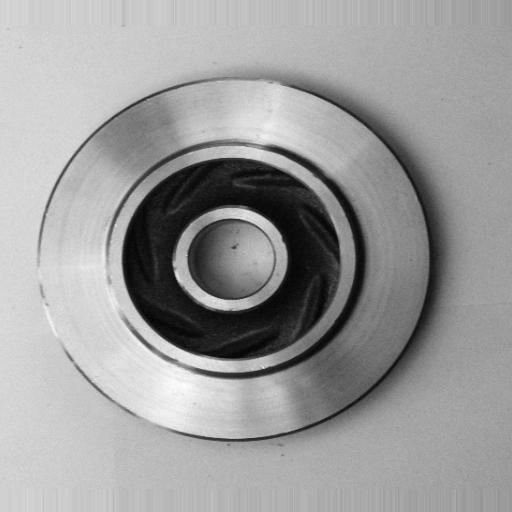
#> input picture reference_ok_images/cast_ok_0_2770.jpeg, 512 x 512 px; its folder holds only this picture in this run
$ python -i defect_utils.py   (imports and definitions only)
#> lines starting #> are read from the running program, lines starting #| are printed output that depends on the picture; after the words box and inside, x2 and y2 are one past the last pixel; in counts of white or black regions, pixels touching at a corner belong together
import cv2
import numpy as np
from skimage.metrics import structural_similarity as ssim
import os
import random

def generate_defect_boxes(image_path, reference_folder="reference_ok_images"):
    """Detect scratches, dents, uneven edges, and shape irregularities only."""
#> called with image_path = 'reference_ok_images/cast_ok_0_2770.jpeg', reference_folder = 'reference_ok_images'

    # --- Load and preprocess images ---
    img = cv2.imread(image_path)
#> img is the input picture: shape (512, 512, 3); min 0, max 255, mean 155.4
    ok_images = [os.path.join(reference_folder, f) for f in os.listdir(reference_folder)
                 if f.lower().endswith(('.jpg', '.png', '.jpeg'))]
    ref_path = random.choice(ok_images)
    ref = cv2.imread(ref_path)
    ref = cv2.resize(ref, (img.shape[1], img.shape[0]))

    # --- Convert both to grayscale ---
    gray_img = cv2.cvtColor(img, cv2.COLOR_BGR2GRAY)
    gray_ref = cv2.cvtColor(ref, cv2.COLOR_BGR2GRAY)

    # --- Normalize lighting and contrast ---
    gray_img = cv2.equalizeHist(gray_img)
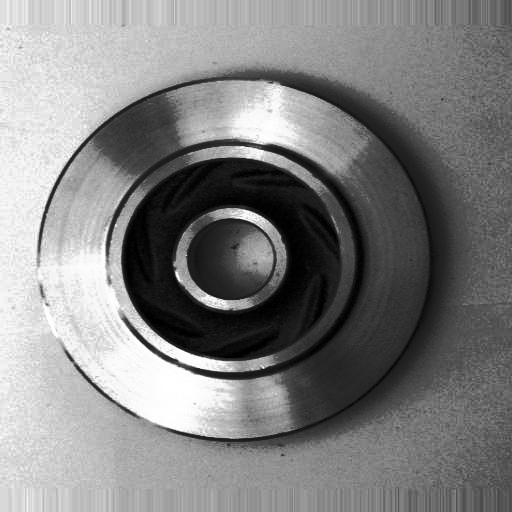
#> gray_img: shape (512, 512); min 0, max 255, mean 128.5
    gray_ref = cv2.equalizeHist(gray_ref)

    # --- Apply Gaussian blur to remove minor illumination differences ---
    gray_img = cv2.GaussianBlur(gray_img, (5, 5), 0)
    gray_ref = cv2.GaussianBlur(gray_ref, (5, 5), 0)

    # --- SSIM comparison (focus on structure not brightness) ---
    score, diff = ssim(gray_ref, gray_img, full=True)
#> diff: shape (512, 512) float64; every value is 1
#> score = 1
    diff = (1 - diff) * 255
#> diff: shape (512, 512) float64; every value is 0
    diff = diff.astype("uint8")
#> diff: shape (512, 512); every value is 0

    # --- Threshold and morphological cleanup ---
    _, thresh = cv2.threshold(diff, 60, 255, cv2.THRESH_BINARY)
    kernel = np.ones((3, 3), np.uint8)
    morph = cv2.morphologyEx(thresh, cv2.MORPH_OPEN, kernel, iterations=1)
    morph = cv2.morphologyEx(morph, cv2.MORPH_CLOSE, kernel, iterations=2)
    morph = cv2.GaussianBlur(morph, (3, 3), 0)

    # --- Edge detection for scratches / irregularities ---
    edges = cv2.Canny(gray_img, 80, 180)
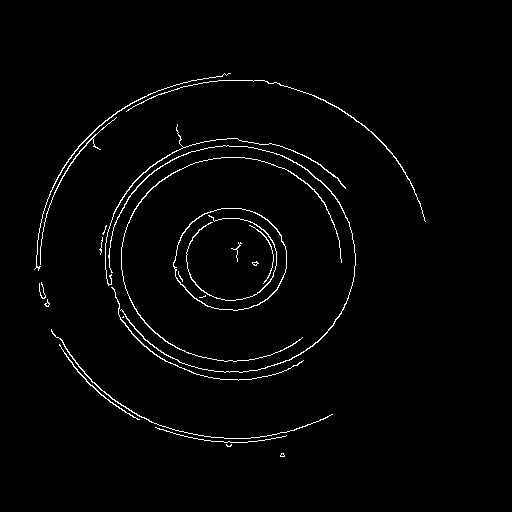
#> edges: shape (512, 512); 1.9% white in thin lines or dots, all inside (x1, y1, x2, y2) = (34, 73, 426, 457)
    edge_mask = cv2.dilate(edges, np.ones((3, 3), np.uint8), iterations=1)
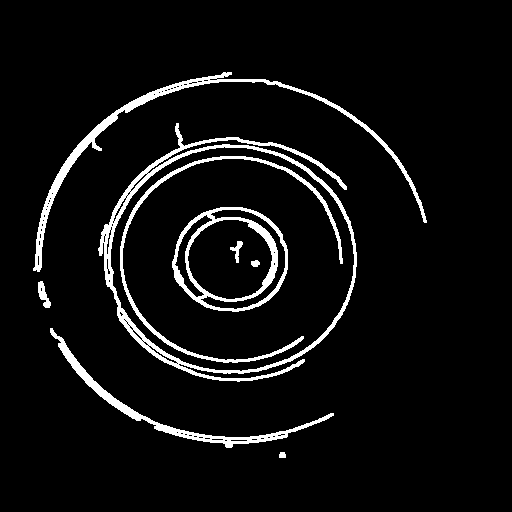
#> edge_mask: shape (512, 512); 6% white; 9 white regions, largest, box (x1, y1, x2, y2) and area: (98, 123, 357, 382) 5128, (33, 72, 427, 272) 3245, (172, 207, 288, 312) 2628

    # --- Combine edge and morphological results ---
    combined = cv2.bitwise_and(morph, morph, mask=edge_mask)

    # --- Find and draw bounding boxes ---
    contours, _ = cv2.findContours(combined, cv2.RETR_EXTERNAL, cv2.CHAIN_APPROX_SIMPLE)
#> contours = []
    for c in contours:
        area = cv2.contourArea(c)
        if 80 < area < (0.03 * img.shape[0] * img.shape[1]):  # filters small noise
            x, y, bw, bh = cv2.boundingRect(c)
            cv2.rectangle(img, (x, y), (x + bw, y + bh), (0, 255, 0), 2)
#> this loop made 0 passes

    return img, score

>>> result = generate_defect_boxes('reference_ok_images/cast_ok_0_2770.jpeg')

$ run again, on reference_ok_images/cast_ok_0_2781.jpeg
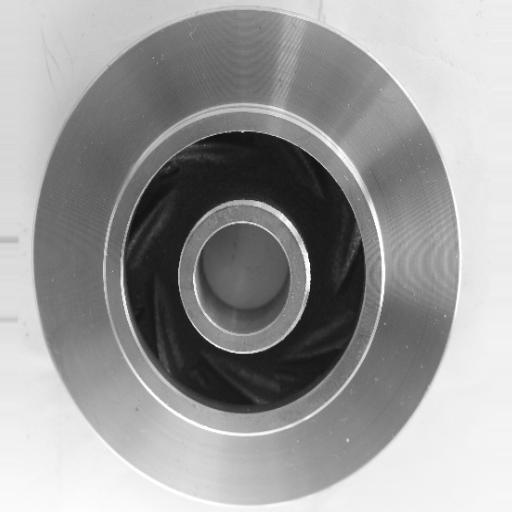
#> input picture reference_ok_images/cast_ok_0_2781.jpeg, 512 x 512 px
#> in generate_defect_boxes, img is the input picture: shape (512, 512, 3); min 0, max 255, mean 155.5
#> in generate_defect_boxes, `gray_img = cv2.equalizeHist(gray_img)`:
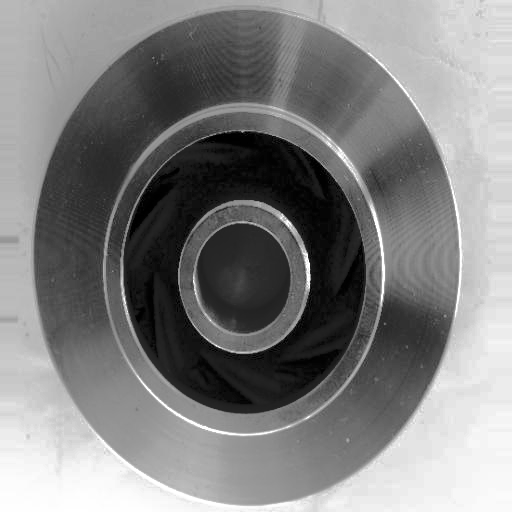
#> gray_img: shape (512, 512); min 0, max 255, mean 128.4
#> score = 1
#> edges: shape (512, 512); 2.6% white in thin lines or dots, all inside (x1, y1, x2, y2) = (33, 9, 460, 506)
#> in generate_defect_boxes, `edge_mask = cv2.dilate(edges, np.ones((3, 3), np.uint8), iterations=1)`:
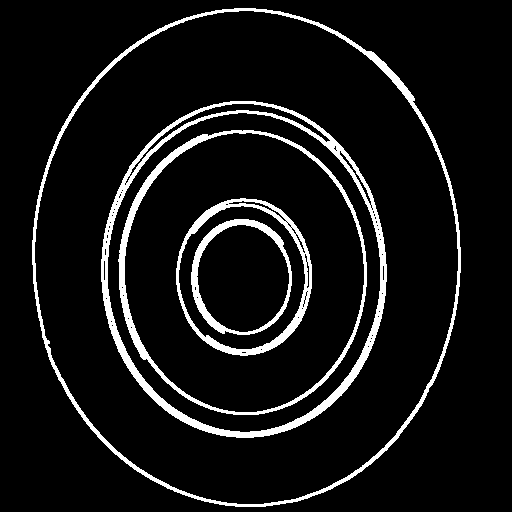
#> edge_mask: shape (512, 512); 8% white; 5 white regions, box (x1, y1, x2, y2) and area: (101, 101, 387, 438) 6943, (32, 8, 461, 507) 5603, (118, 130, 367, 415) 3908, (176, 198, 312, 356) 2783, (191, 219, 292, 335) 1831
#> contours = []

$ run again, on reference_ok_images/cast_ok_0_2785.jpeg
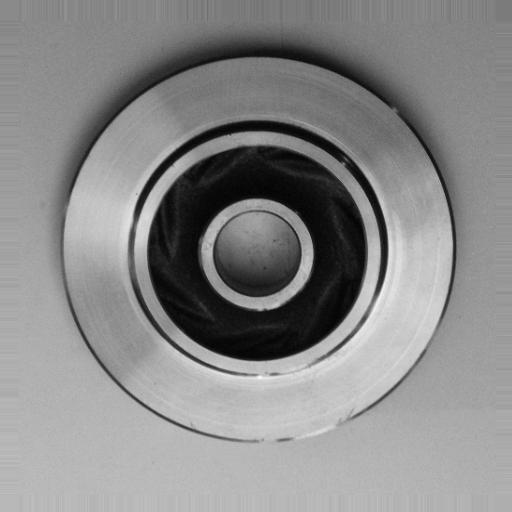
#> input picture reference_ok_images/cast_ok_0_2785.jpeg, 512 x 512 px
#> in generate_defect_boxes, img is the input picture: shape (512, 512, 3); min 0, max 252, mean 136.5
#> in generate_defect_boxes, `gray_img = cv2.equalizeHist(gray_img)`:
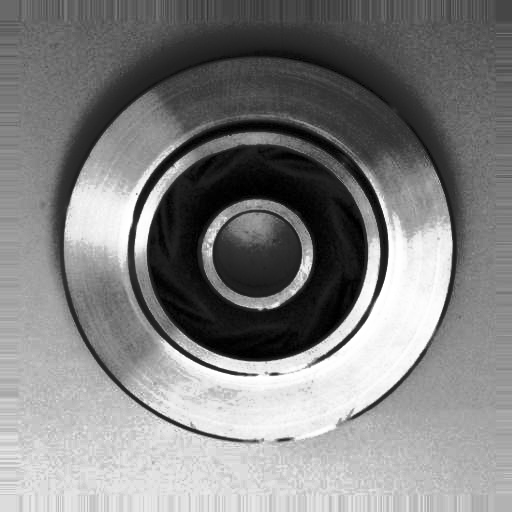
#> gray_img: shape (512, 512); min 0, max 255, mean 128.6
#> score = 1
#> edges: shape (512, 512); 2.3% white in thin lines or dots, all inside (x1, y1, x2, y2) = (59, 57, 458, 444)
#> in generate_defect_boxes, `edge_mask = cv2.dilate(edges, np.ones((3, 3), np.uint8), iterations=1)`:
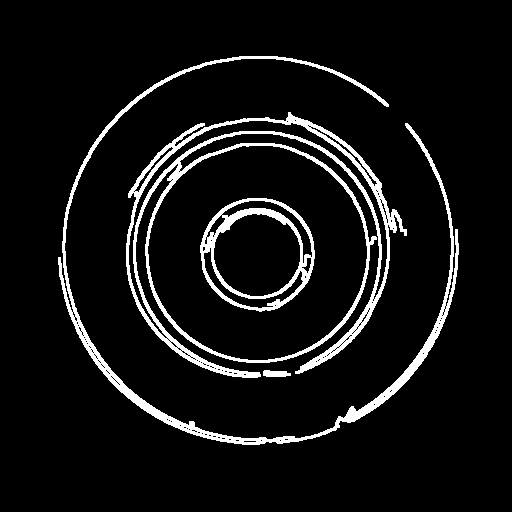
#> edge_mask: shape (512, 512); 7.4% white; 4 white regions, box (x1, y1, x2, y2) and area: (126, 112, 407, 378) 9661, (58, 56, 459, 445) 6619, (200, 198, 315, 312) 2889, (263, 370, 291, 377) 158
#> contours = []
